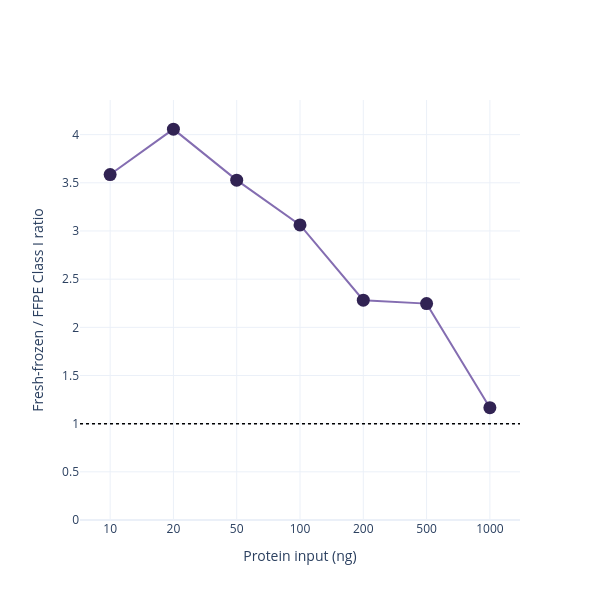

The code cell stored with this chart in its notebook:
### Markdown cell above
# Supplementary Figure 4d
Fresh-frozen / FFPE Class I phosphosite-depth ratio (ratio of per-input means) across the dilution series. The advantage of fresh-frozen over FFPE is largest at low input and narrows toward 1 µg.

### Code cell
# Suppl 4d - FF / FFPE Class I depth ratio per input (ratio of means).
ratio = [np.mean(ff_counts[ng]) / np.mean(ffpe_counts[ng]) for ng in INPUTS]
print(pd.DataFrame({'FF/FFPE': np.round(ratio, 2)}, index=INPUTS).to_string())

fig = go.Figure()
fig.add_trace(go.Scatter(x=[str(n) for n in INPUTS], y=ratio, mode='lines+markers',
    marker=dict(size=13, color='#312353'), line=dict(color='#846db1', width=2)))
fig.add_hline(y=1.0, line=dict(color='black', dash='dot', width=1.5))
fig.update_layout(width=600, height=600, template='plotly_white',
                  xaxis_title='Protein input (ng)', yaxis_title='Fresh-frozen / FFPE Class I ratio')
fig.update_yaxes(rangemode='tozero')
fig.show()
#fig.write_image(r'figures/figure4/suppl_figure4d.pdf', width=600, height=600)

### Figure 1 — Plotly figure (JSON) as saved in the notebook; plotly's stock layout.template omitted (floating-point values rounded to 4 significant figures)
{"data": [{"line": {"color": "#846db1", "width": 2}, "marker": {"color": "#312353", "size": 13}, "mode": "lines+markers", "type": "scatter", "x": ["10", "20", "50", "100", "200", "500", "1000"], "y": [3.586, 4.057, 3.528, 3.063, 2.281, 2.246, 1.166]}], "layout": {"height": 600, "shapes": [{"line": {"color": "black", "dash": "dot", "width": 1.5}, "type": "line", "x0": 0, "x1": 1, "xref": "x domain", "y0": 1, "y1": 1, "yref": "y"}], "width": 600, "xaxis": {"title": {"text": "Protein input (ng)"}}, "yaxis": {"rangemode": "tozero", "title": {"text": "Fresh-frozen / FFPE Class I ratio"}}}}
